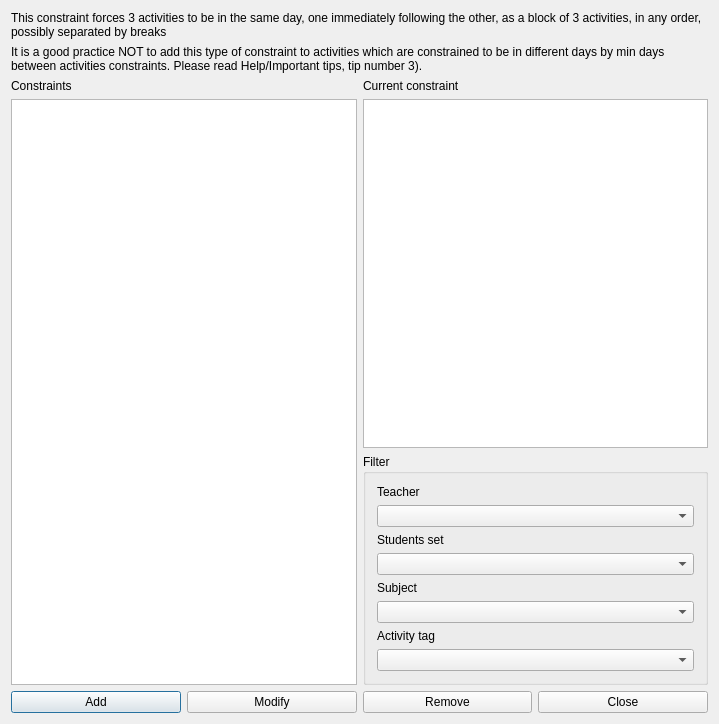
<?xml version="1.0" encoding="UTF-8"?>
<ui version="4.0">
 <class>ConstraintThreeActivitiesGroupedForm_template</class>
 <widget class="QDialog" name="ConstraintThreeActivitiesGroupedForm_template">
  <property name="geometry">
   <rect>
    <x>0</x>
    <y>0</y>
    <width>719</width>
    <height>724</height>
   </rect>
  </property>
  <property name="windowTitle">
   <string extracomment="This is the title of the dialog in which you see the list of all constraints of this type">Constraints three activities grouped</string>
  </property>
  <layout class="QGridLayout" name="gridLayout_2">
   <item row="0" column="0" colspan="2">
    <widget class="QLabel" name="textLabel1">
     <property name="sizePolicy">
      <sizepolicy hsizetype="Minimum" vsizetype="Minimum">
       <horstretch>0</horstretch>
       <verstretch>0</verstretch>
      </sizepolicy>
     </property>
     <property name="text">
      <string>This constraint forces 3 activities to be in the same day, one immediately following the other, as a block of 3 activities, in any order, possibly separated by breaks</string>
     </property>
     <property name="wordWrap">
      <bool>true</bool>
     </property>
    </widget>
   </item>
   <item row="1" column="0" colspan="2">
    <widget class="QLabel" name="textLabel1_2">
     <property name="sizePolicy">
      <sizepolicy hsizetype="Minimum" vsizetype="Minimum">
       <horstretch>0</horstretch>
       <verstretch>0</verstretch>
      </sizepolicy>
     </property>
     <property name="text">
      <string>It is a good practice NOT to add this type of constraint to activities which are constrained to be in different days by min days between activities constraints. Please read Help/Important tips, tip number 3).</string>
     </property>
     <property name="wordWrap">
      <bool>true</bool>
     </property>
    </widget>
   </item>
   <item row="2" column="0">
    <layout class="QVBoxLayout" name="verticalLayout_2">
     <item>
      <widget class="QLabel" name="constraintsTextLabel">
       <property name="frameShape">
        <enum>QFrame::NoFrame</enum>
       </property>
       <property name="frameShadow">
        <enum>QFrame::Plain</enum>
       </property>
       <property name="text">
        <string>Constraints</string>
       </property>
       <property name="wordWrap">
        <bool>false</bool>
       </property>
      </widget>
     </item>
     <item>
      <widget class="QListWidget" name="constraintsListWidget"/>
     </item>
    </layout>
   </item>
   <item row="2" column="1">
    <layout class="QVBoxLayout" name="verticalLayout">
     <item>
      <widget class="QLabel" name="currentConstraintTextLabel">
       <property name="text">
        <string>Current constraint</string>
       </property>
       <property name="wordWrap">
        <bool>false</bool>
       </property>
      </widget>
     </item>
     <item>
      <widget class="QPlainTextEdit" name="currentConstraintTextEdit"/>
     </item>
     <item>
      <widget class="QGroupBox" name="filterGroupBox_2">
       <property name="title">
        <string>Filter</string>
       </property>
       <layout class="QGridLayout" name="gridLayout">
        <item row="0" column="0">
         <widget class="QLabel" name="teachersTextLabel">
          <property name="text">
           <string>Teacher</string>
          </property>
          <property name="wordWrap">
           <bool>false</bool>
          </property>
         </widget>
        </item>
        <item row="1" column="0">
         <widget class="QComboBox" name="teachersComboBox"/>
        </item>
        <item row="2" column="0">
         <widget class="QLabel" name="studentsTextLabel">
          <property name="text">
           <string>Students set</string>
          </property>
          <property name="wordWrap">
           <bool>false</bool>
          </property>
         </widget>
        </item>
        <item row="3" column="0">
         <widget class="QComboBox" name="studentsComboBox"/>
        </item>
        <item row="4" column="0">
         <widget class="QLabel" name="subjectsTextLabel">
          <property name="text">
           <string>Subject</string>
          </property>
          <property name="wordWrap">
           <bool>false</bool>
          </property>
         </widget>
        </item>
        <item row="5" column="0">
         <widget class="QComboBox" name="subjectsComboBox"/>
        </item>
        <item row="6" column="0">
         <widget class="QLabel" name="activityTagsTextLabel">
          <property name="text">
           <string>Activity tag</string>
          </property>
          <property name="wordWrap">
           <bool>false</bool>
          </property>
         </widget>
        </item>
        <item row="7" column="0">
         <widget class="QComboBox" name="activityTagsComboBox"/>
        </item>
       </layout>
      </widget>
     </item>
    </layout>
   </item>
   <item row="3" column="0" colspan="2">
    <layout class="QHBoxLayout" name="horizontalLayout">
     <item>
      <widget class="QPushButton" name="addConstraintPushButton">
       <property name="text">
        <string>Add</string>
       </property>
      </widget>
     </item>
     <item>
      <widget class="QPushButton" name="modifyConstraintPushButton">
       <property name="text">
        <string>Modify</string>
       </property>
      </widget>
     </item>
     <item>
      <widget class="QPushButton" name="removeConstraintPushButton">
       <property name="text">
        <string>Remove</string>
       </property>
      </widget>
     </item>
     <item>
      <widget class="QPushButton" name="closePushButton">
       <property name="text">
        <string>Close</string>
       </property>
      </widget>
     </item>
    </layout>
   </item>
  </layout>
 </widget>
 <layoutdefault spacing="6" margin="11"/>
 <resources/>
 <connections/>
</ui>
